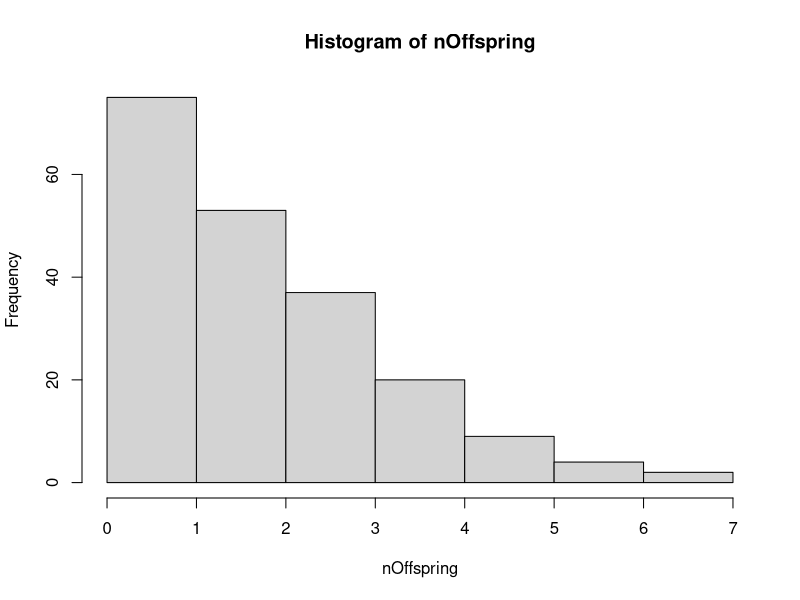
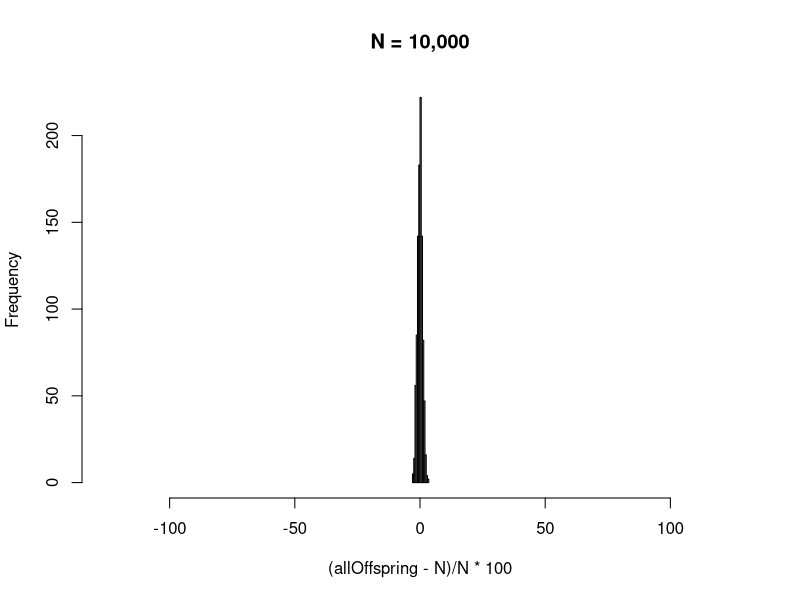
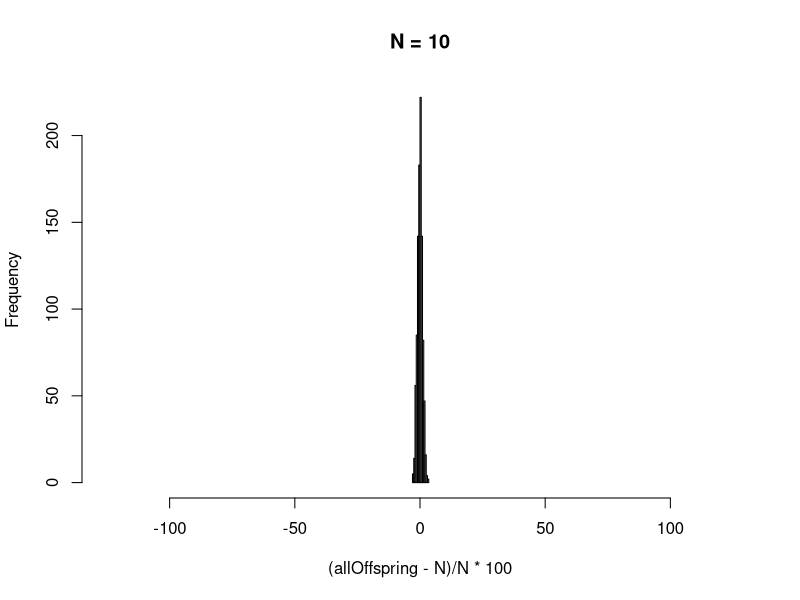

Source code (R) for these figures, in order:
### Dem_stochasticity_illustration.R

# Illustrate how abundance can affect demographic stochasticity 

# --------------------------------------------------------------------------------

### First, a single run of the simulation to illustrate how the population model works

 N            <- 200  # Set no. breeding pairs
 avgOffspring <- 2    # Set average no. offspring produced per pair 
 
# Use Poisson distribution to set the no. offspring produced by each pair

 nOffspring <- rpois(N, avgOffspring) # Establish the no. offspring born per pair and save as a vector

 mean(nOffspring) # compute the average no. offspring for all pairs
 hist(nOffspring) #

# Each offspring undergoes a Bernoulli trial (i.e., it survives or not)
# The no. of successful trials is a binomial count (i.e., no. surviving offspring)

 pSurv <- 0.5                                   # Set prob(survival) for each offspring
 nSurv <- rbinom(nOffspring, nOffspring, pSurv) # Determine no. offspring that survive for each pair
 
# Check a few values, compute the average per pair, sum the total offspring that survived

 head(nSurv)
 mean(nSurv) # should be near 1
 sum(nSurv)  # should be near N (200)
 
# Compare % change in no. offspring to starting N -- i.e., compute the change in N

(sum(nSurv) - N) / N*100   # % change in N ; should be near zero

# --------------------------------------------------------------------------------

### Second, 1000 runs of the same simulation
 
# Stochastic models are run many times to observe the full range of results possible
# Code below is the same as the run above, but adds a loop to control the no. simulations

 nSims <- 1000              # no. simulations

# Run for a population of N = 10000 then for N = 10 

 N <- 10000                 # set number of pairs in population
 # N <- 10  
 avgOffspring <- 2          # set average number of offspring produced per pair
 allOffspring <- numeric(0) # create object to hold total number of offspring produced in each run
 pSurv <- 0.5               # set prob survival for each offspring
 
 for (j in 1:nSims)         # Simulation loop to work through the runs, from 1 to nSims
     {
     nOffspring      <- rpois(N, avgOffspring)                # no. offspring for each pair
     nSurv           <- rbinom(nOffspring, nOffspring, pSurv) # no. offspring that survive for each pair
     allOffspring[j] <- sum(nSurv)                            # total number of offspring produced
     }

# Run the next three lines only after running N = 10000

 avgChange10000 <- (mean(allOffspring) - N) / N*100   # average % change in N 
 minChange10000 <- (min(allOffspring) - N) / N*100    # lowest % change in N 
 hist((allOffspring - N) / N*100, xlim=c(-125, 125), main='N = 10,000') # results from all simulations 
 
 ### Go back up, set N = 10, and rerun the simulation loop

# Run the next three lines only after running N = 10
 
 avgChange10 <- (mean(allOffspring) - N) / N*100      # average % change in N 
 minChange10 <- (min(allOffspring) - N) / N*100       # lowest % change in N 
 hist((allOffspring - N) / N*100, xlim=c(-125, 125), main='N = 10') # results from all simulations
 
 # Compare average % change in N for N = 10000 vs N = 10
 
 avgChange10000
 avgChange10
 
 # Compare worst case for % change in N for N = 10000 vs N = 10
 # The next bit is the key result!
 
 minChange10000
 minChange10

